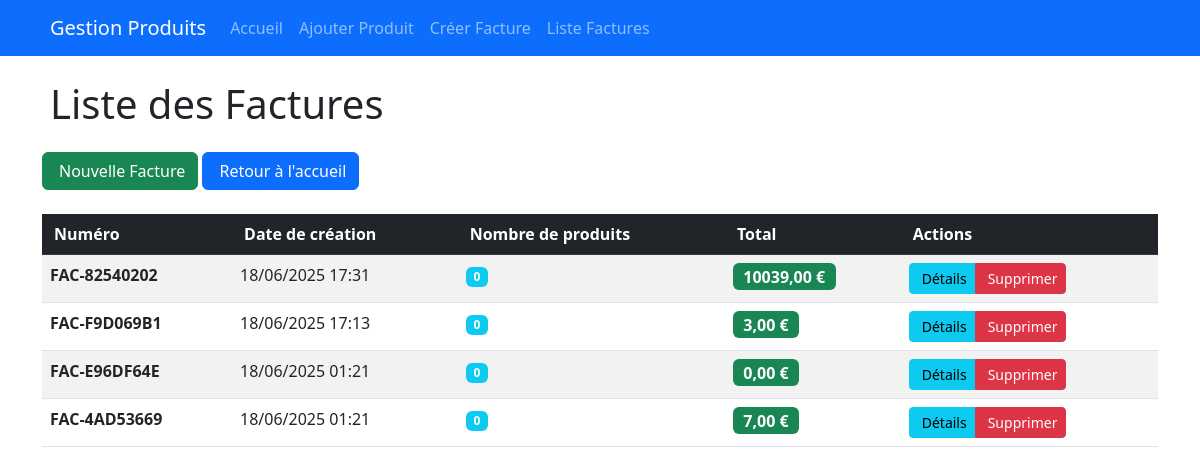
Page /factures/ on the earlier database version.
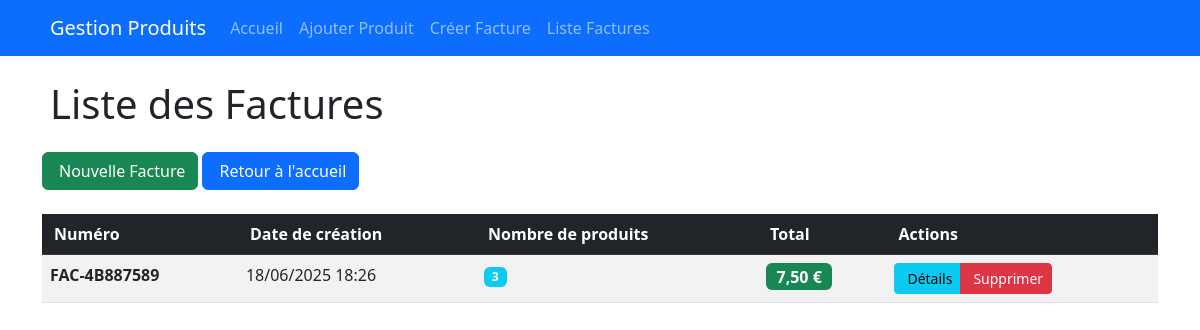
Same page on the later database version.
### app_exo/models.py (models this page shows, shortened)
class Facture(models.Model):
    numero = models.CharField(max_length=20, unique=True)
    date_creation = models.DateTimeField(auto_now_add=True)
    total = models.DecimalField(max_digits=10, decimal_places=2, default=0)

### app_exo/views.py (the view)
# urls.py: path('factures/', views.liste_factures, name='liste_factures'),
def liste_factures(request):
    factures = Facture.objects.all().order_by('-date_creation')
    return render(request, 'liste_factures.html', {'factures': factures})

### app_exo/templates/liste_factures.html (shortened to what this page needs)
{% extends 'base.html' %}
{% block content %}
<h1 class="mb-4">
    Liste des Factures
</h1>
<div class="mb-4">
    <a href="{% url 'selection_produits' %}" class="btn btn-success">
        Nouvelle Facture
    </a>
    <a href="{% url 'accueil' %}" class="btn btn-primary">
        Retour à l'accueil
    </a>
</div>
{% if factures %}
<div class="table-responsive">
    <table class="table table-striped table-hover">
        <thead class="table-dark">
            <tr>
                <th>Numéro</th>
                <th>Date de création</th>
                <th>Nombre de produits</th>
                <th>Total</th>
                <th>Actions</th>
            </tr>
        </thead>
        <tbody>
            {% for facture in factures %}
            <tr>
                <td><strong>{{ facture.numero }}</strong></td>
                <td>{{ facture.date_creation|date:"d/m/Y H:i" }}</td>
                <td><span class="badge bg-info">{{ facture.lignes.count }}</span></td>
                <td><span class="badge bg-success fs-6">{{ facture.total }} €</span></td>
                <td>
                    <div class="btn-group" role="group">
                        <a href="{% url 'detail_facture' facture.id %}" class="btn btn-sm btn-info">
                            Détails
                        </a>
                        <a href="{% url 'supprimer_facture' facture.id %}" class="btn btn-sm btn-danger" onclick="return confirm('Êtes-vous sûr de vouloir supprimer cette facture ?')">
                            Supprimer
                        </a>
                    </div>
                </td>
            </tr>
            {% endfor %}
        </tbody>
    </table>
</div>
{% else %}
<div class="alert alert-info text-center">
    <i class="fas fa-info-circle me-2"></i>Aucune facture n'a été créée pour le moment.
</div>
{% endif %}
{% endblock %}

### app_exo/templates/base.html (shortened to what this page needs)
<!DOCTYPE html>
<html lang="fr">
<head>
    <link href="https://cdn.jsdelivr.net/npm/bootstrap@5.3.0/dist/css/bootstrap.min.css" rel="stylesheet">
</head>
<body>
    <nav class="navbar navbar-expand-lg navbar-dark bg-primary">
        <div class="container">
            <a class="navbar-brand" href="{% url 'accueil' %}">
                Gestion Produits
            </a>
            <div class="collapse navbar-collapse" id="navbarNav">
                <ul class="navbar-nav me-auto">
                    <li class="nav-item">
                        <a class="nav-link" href="{% url 'accueil' %}">
                            Accueil
                        </a>
                    </li>
                    <li class="nav-item">
                        <a class="nav-link" href="{% url 'ajouter_produit' %}">
                            Ajouter Produit
                        </a>
                    </li>
                    <li class="nav-item">
                        <a class="nav-link" href="{% url 'selection_produits' %}">
                            Créer Facture
                        </a>
                    </li>
                    <li class="nav-item">
                        <a class="nav-link" href="{% url 'liste_factures' %}">
                            Liste Factures
                        </a>
                    </li>
                </ul>
            </div>
        </div>
    </nav>
    <div class="container mt-4">
        {% block content %}
        {% endblock %}
    </div>
</body>
</html>

Differences in the rows shown:
removed Facture: numero "FAC-82540202", date_creation "18/06/2025 17:31", lignes.count "0", total "10039,00"
removed Facture: numero "FAC-F9D069B1", date_creation "18/06/2025 17:13", lignes.count "0", total "3,00"
removed Facture: numero "FAC-E96DF64E", date_creation "18/06/2025 01:21", lignes.count "0", total "0,00"
removed Facture: numero "FAC-4AD53669", date_creation "18/06/2025 01:21", lignes.count "0", total "7,00"
added Facture: numero "FAC-4B887589", date_creation "18/06/2025 18:26", lignes.count "3", total "7,50"
